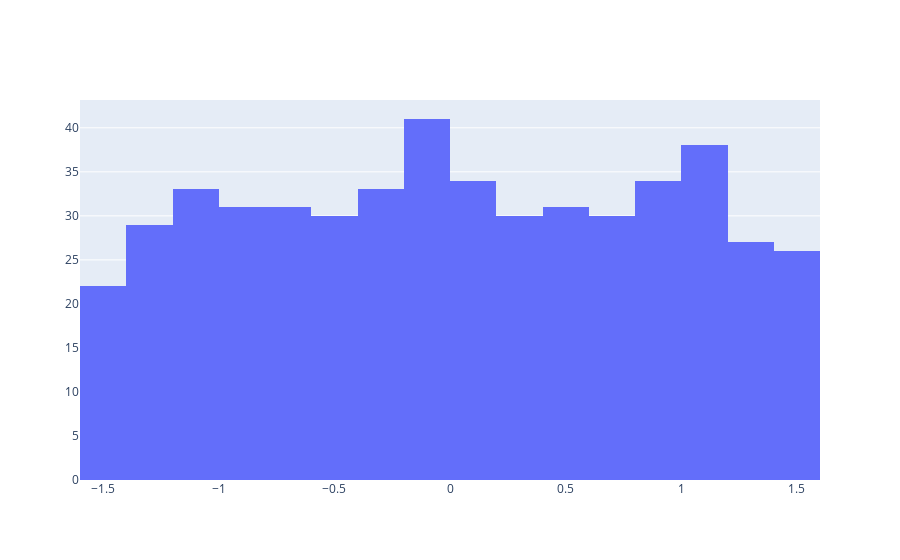

Notebook source saved alongside this figure:
### Code cell
# trace = go.Histogram(
#     x=epsilon
# )

# offline.iplot([trace], filename='normality-histogram')

### Figure 1 — Plotly figure (JSON) as saved in the notebook; plotly's stock layout.template omitted (floating-point values rounded to 4 significant figures; data arrays with more than 128 entries replaced by an {"elided": "..."} marker saying what was removed)
{"data": [{"type": "histogram", "x": {"elided": "500 float values"}}], "layout": {}}
